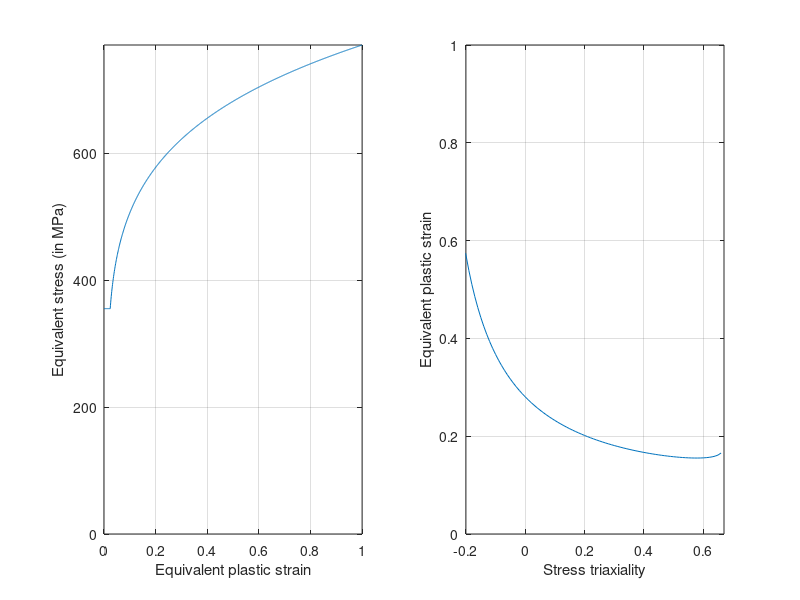

The MATLAB source for this figure:
clc
clear all

%%-----------------------------------------------------------------------%%
% Define material constants
%%-----------------------------------------------------------------------%%
rho    = 7.8e-9; %Density
E0     = 210000; %Young's modulus
nu     =    0.3; %Poisson's ratio
sigma0 =    355; %Yield stress
K      =    772; %hardening modulus
n      = 0.1733; %hardening exponent
epspl  =  0.024; %yield plateau strain


%%-----------------------------------------------------------------------%%
% Define element shape
%%-----------------------------------------------------------------------%%
leote = 75.0; %ratio between the in-plane size and the thickness of the shell


%%-----------------------------------------------------------------------%%
% Compute the stress-strain curve
%%-----------------------------------------------------------------------%%
pmax       =  1.0; %maximum plastic strain
npoints    = 1000; %number of points in the stress-strain curve
p          = (0:0.001:1)';
npoints    = npoints+1;
epsp0      = (sigma0/K)^(1/n)-epspl;
model(1,1) = sigma0;
for i=2:npoints
   if p(i) > epspl
      model(i,1) = K*(epsp0+p(i))^n;
   else
      model(i,1) = sigma0;
   end
end


%%-----------------------------------------------------------------------%%
% Compute failure model
%%-----------------------------------------------------------------------%%
%%%%%%%%%%%%%%%%%%%%%%%%%%%%%%%%%%%%%%%%%%%%%%%%%%%%%%%%%%%%%%%%%%%%%%%%%%%
% define stress triaxiality and Lode parameter
%%%%%%%%%%%%%%%%%%%%%%%%%%%%%%%%%%%%%%%%%%%%%%%%%%%%%%%%%%%%%%%%%%%%%%%%%%%
T = -0.33:0.01:0.66;
p =  0:0.001:1.0;
for i=1:length(T)
    % lode parameter
    if(T(i)<-0.333)
        L(i) = -3/(9*T(i)^2-1)*(1-sqrt(12*T(i)^2-27*T(i)^4));
    elseif(T(i)<0 && T(i)>=-0.333)
        L(i) =  sqrt(27*T(i)^2/(4-9*T(i)^2));
    elseif(T(i)<0.333 && T(i)>=0)
        L(i) =  -sqrt(27*T(i)^2/(4-9*T(i)^2));
    else
        L(i) = 3/(9*T(i)^2-1)*(1-sqrt(12*T(i)^2-27*T(i)^4));
    end    
end
en  = 2.0*n;
ef  = n+(en-n)/leote;
Wc  = K*(ef)^(n+1)/(n+1);
for i=1:length(T)    
   pf(i) = ((n+1)*Wc/(K*max(0,T(i)+(3-L(i))/(3*sqrt(3+L(i)^2)))))^(1/(n+1));
end
    

%%-----------------------------------------------------------------------%%
% Plot results
%%-----------------------------------------------------------------------%%
figure (1)
subplot(1,2,1)
plot(p,model)
axis([0 max(p) 0 max(model)])
xlabel('Equivalent plastic strain')
ylabel('Equivalent stress (in MPa)')
grid on
subplot(1,2,2)
plot(T,pf)
axis([-0.2 0.67 0 1.0])
xlabel('Stress triaxiality')
ylabel('Equivalent plastic strain')
grid on


%%-----------------------------------------------------------------------%%
% Export material card
%%-----------------------------------------------------------------------%%
%fich=fopen(['mat_' num2str(leote) '.inp'],'w');
fich=fopen(['steelMat.inp'],'w');
% Add material
fprintf(fich,'*Material, name=DOMEX_S355\n');
% Add Density
fprintf(fich,'*Density\n');
fprintf(fich,'%6d\n',rho);
% Add Elasticity
fprintf(fich,'*Elastic\n');
fprintf(fich,'%6d,%6d\n',E0,nu);
% Add plasticity
fprintf(fich,'*Plastic\n');
for i=1:length(p)
    fprintf(fich,'%6d,%6d\n',model(i),p(i));
end
% Add fracture model
fprintf(fich,'*Damage Initiation, criterion=DUCTILE\n');
fprintf(fich,'%6d,%6d\n',1000,-0.67);
for i=1:length(T)
    fprintf(fich,'%6d,%6d\n',pf(i),T(i));
end
fprintf(fich,'*Damage Evolution, type=DISPLACEMENT\n');
fprintf(fich,'%6d,\n',0.001);
% Close file
fclose(fich);
